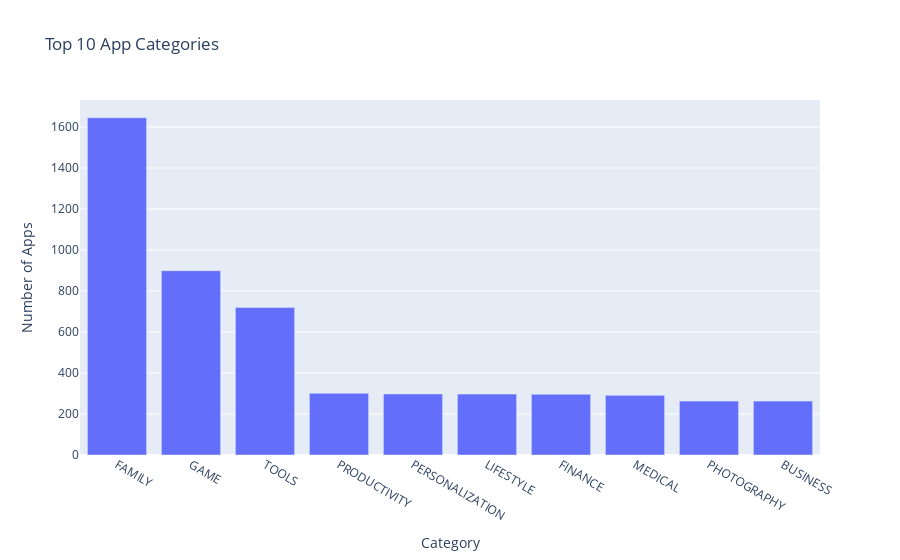

This figure's notebook cell:
### Markdown cell above
### Vertical Bar Chart - Highest Competition (Number of Apps)

### Code cell
px.bar(x=top10_catergories.index,
       y=top10_catergories.values,
       title='Top 10 App Categories',
       labels={'x':'Category', 'y':'Number of Apps'})

### Figure 1 — Plotly figure (JSON) as saved in the notebook; plotly's stock layout.template omitted (floating-point values rounded to 4 significant figures)
{"data": [{"hovertemplate": "Category=%{x}<br>Number of Apps=%{y}<extra></extra>", "legendgroup": "", "marker": {"color": "#636efa", "pattern": {"shape": ""}}, "name": "", "orientation": "v", "showlegend": false, "textposition": "auto", "type": "bar", "x": ["FAMILY", "GAME", "TOOLS", "PRODUCTIVITY", "PERSONALIZATION", "LIFESTYLE", "FINANCE", "MEDICAL", "PHOTOGRAPHY", "BUSINESS"], "xaxis": "x", "y": [1645, 899, 720, 301, 298, 297, 296, 291, 263, 263], "yaxis": "y"}], "layout": {"barmode": "relative", "legend": {"tracegroupgap": 0}, "title": {"text": "Top 10 App Categories"}, "xaxis": {"anchor": "y", "domain": [0, 1], "title": {"text": "Category"}}, "yaxis": {"anchor": "x", "domain": [0, 1], "title": {"text": "Number of Apps"}}}}
